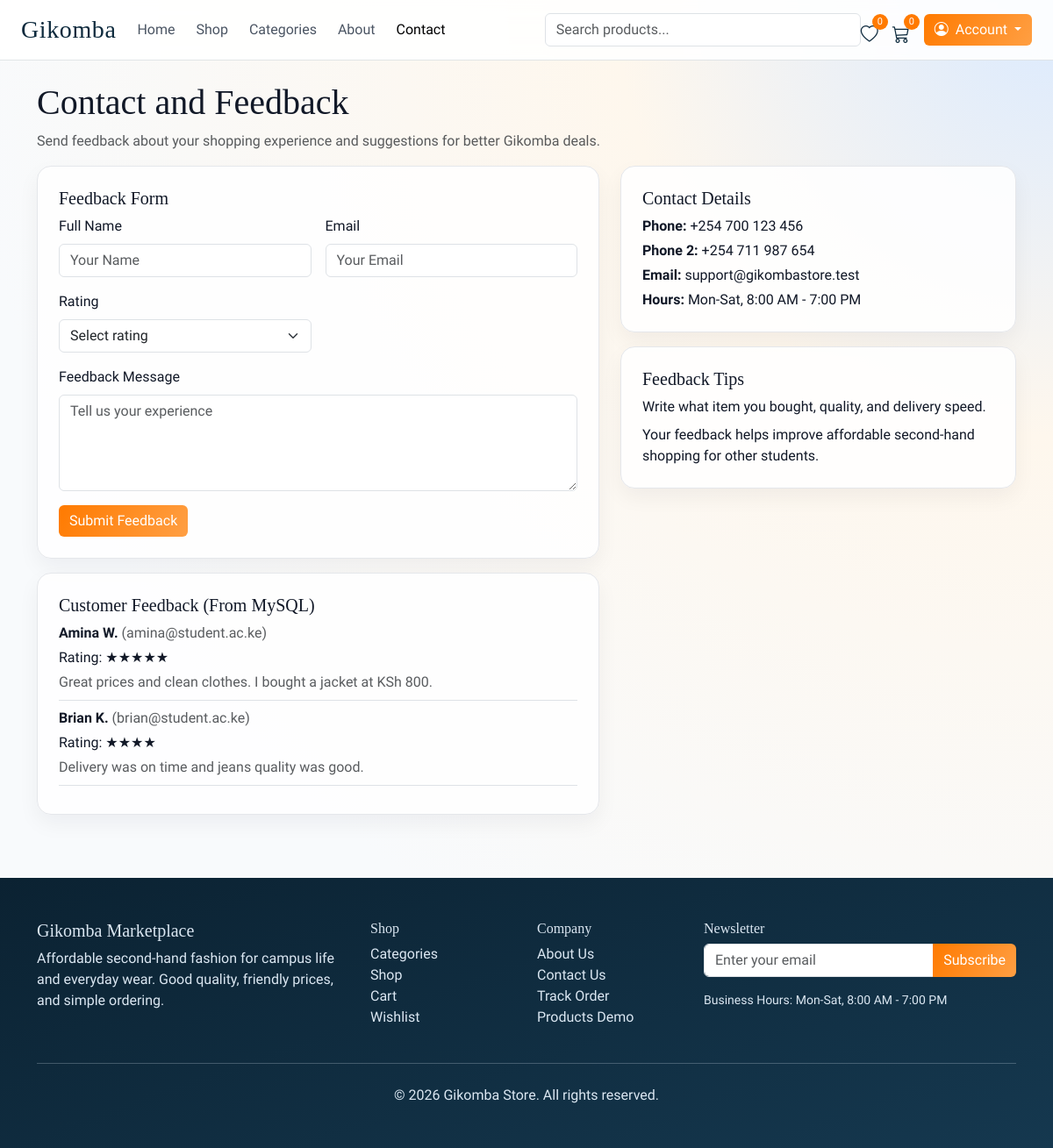
/index.php?page=contact, run on the app's committed database.
### tables this page shows
CREATE TABLE feedback (
    id BIGINT UNSIGNED AUTO_INCREMENT PRIMARY KEY,
    name VARCHAR(180) NOT NULL,
    email VARCHAR(191) NOT NULL,
    rating TINYINT UNSIGNED NOT NULL,
    message TEXT NOT NULL,
    created_at DATETIME NOT NULL,
    updated_at DATETIME NOT NULL
);

### index.php (called while the page is built, shortened)
<?php
require_once __DIR__ . '/app/bootstrap.php';
$page = trim((string) ($_GET['page'] ?? 'home'));
function render_page(string $view, array $data = []): void
{
    extract($data, EXTR_SKIP);
    require __DIR__ . '/app/views/layouts/header.php';
    require __DIR__ . '/app/views/pages/' . $view . '.php';
    require __DIR__ . '/app/views/layouts/footer.php';
}
function fallback_products(): array
{
    return [
        ['id' => 1, 'name' => 'Ladies Denim Jacket', 'slug' => 'ladies-denim-jacket', 'price' => 1000, 'discount_price' => 800, 'image_primary' => 'dress.jpg', 'category_name' => 'Jackets', 'description' => 'Clean second-hand denim jacket from Gikomba.', 'badge' => 'Sale', 'rating' => 4.3, 'review_count' => 18, 'stock' => 8, 'sizes' => 'S,M,L', 'colors' => 'Blue,Navy', 'item_condition' => 'Excellent'],
        ['id' => 2, 'name' => "Men\'s Jeans", 'slug' => 'mens-jeans', 'price' => 750, 'discount_price' => 700, 'image_primary' => 'trouser.jpg', 'category_name' => 'Jeans', 'description' => 'Affordable straight-fit jeans in good condition.', 'badge' => 'Trending', 'rating' => 4.6, 'review_count' => 37, 'stock' => 12, 'sizes' => '30,32,34,36', 'colors' => 'Blue,Black', 'item_condition' => 'Good'],
        ['id' => 3, 'name' => 'Floral Dress', 'slug' => 'floral-dress', 'price' => 750, 'discount_price' => 600, 'image_primary' => 'skirt.jpg', 'category_name' => 'Dresses', 'description' => 'Light floral dress, perfect for casual events.', 'badge' => 'New', 'rating' => 4.4, 'review_count' => 20, 'stock' => 5, 'sizes' => 'S,M,L', 'colors' => 'Pink,White', 'item_condition' => 'Very Good'],
        ['id' => 4, 'name' => 'Casual Shirt', 'slug' => 'casual-shirt', 'price' => 500, 'discount_price' => null, 'image_primary' => 'shorts.jpg', 'category_name' => 'Shirts', 'description' => 'Soft cotton shirt with neat stitching.', 'badge' => 'Trending', 'rating' => 4.1, 'review_count' => 10, 'stock' => 9, 'sizes' => 'M,L,XL', 'colors' => 'White,Checked', 'item_condition' => 'Good'],
        ['id' => 5, 'name' => 'Unisex Hoodie', 'slug' => 'unisex-hoodie', 'price' => 1200, 'discount_price' => 1000, 'image_primary' => 'clothes.jpg', 'category_name' => 'Sweaters', 'description' => 'Warm hoodie for cool evenings and campus wear.', 'badge' => 'Sale', 'rating' => 4.5, 'review_count' => 28, 'stock' => 6, 'sizes' => 'M,L,XL', 'colors' => 'Grey,Black', 'item_condition' => 'Excellent'],
    ];
}
function cart_totals(array $items): array
{
    return compact('subtotal', 'shipping', 'vat', 'total');
}
$productModel = null;
$categoryModel = null;
$feedbackModel = null;
$dbAvailable = true;
try {
    $productModel = new ProductModel();
    $categoryModel = new CategoryModel();
    $feedbackModel = new FeedbackModel();
} catch (Throwable $throwable) {
    $dbAvailable = false;
    flash_message('warning', 'Database is not connected yet. Run database/schema.sql then update app/config/database.php.');
}
$products = fallback_products();
$totalProducts = count($products);
if ($dbAvailable && $productModel) {
    try {
        $pageNumber = max(1, (int) ($_GET['p'] ?? 1));
        $perPage = 12;
        $offset = ($pageNumber - 1) * $perPage;
        $products = $productModel->all($perPage, $offset);
        $totalProducts = $productModel->countAll();
    } catch (Throwable $throwable) {
        $products = fallback_products();
        $totalProducts = count($products);
    }
}
$cartItems = [];
$wishlistItems = [];
$cartCount = 0;
$wishlistCount = 0;
$selectedProduct = null;
$productReviews = [];
$totals = cart_totals($cartItems);
$currentOrder = null;
$userOrders = [];
$userAddresses = [];
$categories = [];
$adminProducts = [];
$adminCategories = [];
$adminOrders = [];
$adminCustomers = [];
$feedbackEntries = [];
$adminRecentOrders = [];
$adminRecentCustomers = [];
$adminPopularProducts = [];
$selectedAdminCustomer = null;
$selectedAdminCustomerOrders = [];
$selectedAdminOrder = null;
$adminSearch = trim((string) ($_GET['q'] ?? ''));
$adminSection = trim((string) ($_GET['section'] ?? 'dashboard'));
$adminStats = [
    'total_customers' => 0,
    'total_products' => 0,
    'total_orders' => 0,
    'pending_orders' => 0,
    'completed_orders' => 0,
    'total_sales' => 0,
    'customers' => 0,
    'orders' => 0,
    'revenue' => 0,
    'low_stock_items' => 0,
    'feedback_total' => 0,
];
if ($dbAvailable && $categoryModel) {
    $categories = $categoryModel->all();
}
if ($dbAvailable && $feedbackModel) {
    $feedbackEntries = $feedbackModel->all(12);
}
$viewData = [
    'products' => $products,
    'totalProducts' => $totalProducts,
    'pageNumber' => max(1, (int) ($_GET['p'] ?? 1)),
    'perPage' => 12,
    'selectedProduct' => $selectedProduct,
    'productReviews' => $productReviews,
    'cartItems' => $cartItems,
    'wishlistItems' => $wishlistItems,
    'categories' => $categories,
    'userOrders' => $userOrders,
    'userAddresses' => $userAddresses,
    'adminProducts' => $adminProducts,
    'adminCategories' => $adminCategories,
    'adminOrders' => $adminOrders,
    'adminCustomers' => $adminCustomers,
    'adminRecentOrders' => $adminRecentOrders,
    'adminRecentCustomers' => $adminRecentCustomers,
    'adminPopularProducts' => $adminPopularProducts,
    'selectedAdminCustomer' => $selectedAdminCustomer,
    'selectedAdminCustomerOrders' => $selectedAdminCustomerOrders,
    'selectedAdminOrder' => $selectedAdminOrder,
    'adminSection' => $adminSection,
    'adminSearch' => $adminSearch,
    'feedbackEntries' => $feedbackEntries,
    'adminStats' => $adminStats,
    'totals' => $totals,
    'cartCount' => $cartCount,
    'wishlistCount' => $wishlistCount,
    'currentOrder' => $currentOrder,
    'authUser' => auth_user(),
];
$routes = [
    'home' => ['view' => 'home', 'title' => 'Home', 'active' => 'home'],
    'shop' => ['view' => 'categories', 'title' => 'Shop', 'active' => 'shop'],
    'categories' => ['view' => 'categories', 'title' => 'Categories', 'active' => 'categories'],
    'product' => ['view' => 'product', 'title' => 'Product Details', 'active' => 'categories'],
    'cart' => ['view' => 'cart', 'title' => 'Shopping Cart', 'active' => 'categories'],
    'checkout' => ['view' => 'checkout', 'title' => 'Checkout', 'active' => 'categories'],
    'payment' => ['view' => 'payment', 'title' => 'Payment', 'active' => 'categories'],
    'order-success' => ['view' => 'order-success', 'title' => 'Order Confirmed', 'active' => 'categories'],
    'tracking' => ['view' => 'tracking', 'title' => 'Track Order', 'active' => 'categories'],
    'login' => ['view' => 'login', 'title' => 'Login', 'active' => 'login'],
    'admin-login' => ['view' => 'login', 'title' => 'Admin Login', 'active' => 'login'],
    'register' => ['view' => 'register', 'title' => 'Register', 'active' => 'login'],
    'dashboard' => ['view' => 'dashboard', 'title' => 'Dashboard', 'active' => 'dashboard'],
    'orders' => ['view' => 'orders', 'title' => 'My Orders', 'active' => 'dashboard'],
    'wishlist' => ['view' => 'wishlist', 'title' => 'Wishlist', 'active' => 'dashboard'],
    'addresses' => ['view' => 'addresses', 'title' => 'Addresses', 'active' => 'dashboard'],
    'profile' => ['view' => 'profile', 'title' => 'Profile', 'active' => 'dashboard'],
    'admin' => ['view' => 'admin', 'title' => 'Admin Dashboard', 'active' => 'dashboard'],
    'about' => ['view' => 'about', 'title' => 'About Us', 'active' => 'about'],
    'contact' => ['view' => 'contact', 'title' => 'Contact Us', 'active' => 'contact'],
];
$route = $routes[$page] ?? $routes['home'];
$viewData['pageTitle'] = $route['title'];
$viewData['activePage'] = $route['active'];
render_page($route['view'], $viewData);

### app/bootstrap.php (called while the page is built, shortened)
<?php
require_once __DIR__ . '/helpers.php';
spl_autoload_register(static function (string $class): void {
    $prefix = 'App\\';
    $baseDir = __DIR__ . '/';
    $relativeClass = substr($class, strlen($prefix));
    $file = $baseDir . str_replace('\\', '/', $relativeClass) . '.php';
});

### app/models/Database.php (called while the page is built, shortened)
<?php
class Database
{
    private static ?PDO $pdo = null;
    public static function getConnection(): PDO
    {
        if (self::$pdo instanceof PDO) {
            return self::$pdo;
        }
        $config = require __DIR__ . '/../config/database.php';
        $dsn = sprintf(
            'mysql:host=%s;port=%d;dbname=%s;charset=%s',
            $config['host'],
            $config['port'],
            $config['database'],
            $config['charset']
        );
        try {
            self::$pdo = new PDO($dsn, $config['username'], $config['password'], [
                PDO::ATTR_ERRMODE => PDO::ERRMODE_EXCEPTION,
                PDO::ATTR_DEFAULT_FETCH_MODE => PDO::FETCH_ASSOC,
                PDO::ATTR_EMULATE_PREPARES => false,
            ]);
        } catch (PDOException $exception) {
            throw new PDOException('Database connection failed: ' . $exception->getMessage());
        }
        return self::$pdo;
    }
}

### app/models/BaseModel.php (called while the page is built, shortened)
<?php
abstract class BaseModel
{
    public function __construct()
    {
        $this->db = Database::getConnection();
    }
}

### app/models/FeedbackModel.php (called while the page is built, shortened)
<?php
class FeedbackModel extends BaseModel
{
    public function all(int $limit = 20): array
    {
        $stmt = $this->db->prepare('SELECT * FROM feedback ORDER BY created_at DESC LIMIT :limit');
        $stmt->bindValue(':limit', $limit, \PDO::PARAM_INT);
        $stmt->execute();
        return $stmt->fetchAll();
    }
}

### app/helpers.php (called while the page is built, shortened)
<?php
function e(string $value): string
{
    return htmlspecialchars($value, ENT_QUOTES, 'UTF-8');
}

### app/views/pages/contact.php (the view, shortened to what this page needs)
<?php $feedbackEntries = $feedbackEntries ?? []; ?>
<section class="mb-3">
    <h1>Contact and Feedback</h1>
    <p class="text-muted">Send feedback about your shopping experience and suggestions for better Gikomba deals.</p>
</section>
<div class="row g-4">
    <div class="col-lg-7">
        <div class="surface-card p-4 mb-3">
            <h5>Feedback Form</h5>
            <form class="row g-3" method="post" action="index.php?page=contact" id="feedbackForm" data-validate="feedback">
                <div class="col-md-6"><label class="form-label">Full Name</label><input class="form-control" name="name" placeholder="Your Name" required></div>
                <div class="col-md-6"><label class="form-label">Email</label><input type="email" class="form-control" name="email" placeholder="Your Email" required></div>
                <div class="col-md-6">
                    <label class="form-label">Rating</label>
                    <select class="form-select" name="rating" required>
                        <option value="">Select rating</option>
                    </select>
                </div>
                <div class="col-12"><label class="form-label">Feedback Message</label><textarea class="form-control" name="message" rows="4" placeholder="Tell us your experience" required></textarea></div>
                <div class="col-12"><button class="btn btn-accent" type="submit">Submit Feedback</button></div>
            </form>
        </div>
        <div class="surface-card p-4">
            <h5>Customer Feedback (From MySQL)</h5>
            <?php if (!$feedbackEntries): ?>
                <p class="mb-0 text-muted">No feedback submitted yet.</p>
            <?php else: ?>
                <?php foreach ($feedbackEntries as $entry): ?>
                    <div class="border-bottom pb-2 mb-2">
                        <p class="mb-1"><strong><?= e((string) $entry['name']) ?></strong> <span class="text-muted">(<?= e((string) $entry['email']) ?>)</span></p>
                        <p class="mb-1">Rating: <?= str_repeat('★', (int) $entry['rating']) ?></p>
                        <p class="mb-0 text-muted"><?= e((string) $entry['message']) ?></p>
                    </div>
                <?php endforeach; ?>
            <?php endif; ?>
        </div>
    </div>
    <div class="col-lg-5">
        <div class="surface-card p-4 mb-3">
            <h5>Contact Details</h5>
            <p class="mb-1"><strong>Phone:</strong> +254 700 123 456</p>
            <p class="mb-1"><strong>Phone 2:</strong> +254 711 987 654</p>
            <p class="mb-1"><strong>Email:</strong> support@gikombastore.test</p>
            <p class="mb-0"><strong>Hours:</strong> Mon-Sat, 8:00 AM - 7:00 PM</p>
        </div>
        <div class="surface-card p-4">
            <h5>Feedback Tips</h5>
            <p class="mb-2">Write what item you bought, quality, and delivery speed.</p>
            <p class="mb-0">Your feedback helps improve affordable second-hand shopping for other students.</p>
        </div>
    </div>
</div>

### public/assets/css/app.css (style rules this page uses)
:root { --brand-900: #0d2a3d; --brand-700: #1a4a64; --accent-500: #ff7a00; --accent-600: #e56d00; --ink-900: #111827; --ink-600: #4b5563; --surface-100: #f6f8fb; --surface-200: #eef2f7; --success-500: #138a4b; }
* { box-sizing: border-box; }
body { font-family: "Sora", sans-serif; background: radial-gradient(circle at top right, #dbeafe 0%, #fef7ed 28%, #f8fafc 70%); color: var(--ink-900); }
h1, h2, h3, h4, h5, h6, .brand-mark { font-family: "Playfair Display", serif; }
.profile-btn, .btn-accent { background: linear-gradient(120deg, var(--accent-500), #ff9f43); color: #fff; border: 0; }
.filter-bar, .surface-card { background: rgba(255, 255, 255, 0.88); border: 1px solid #e5e7eb; border-radius: 16px; box-shadow: 0 10px 24px rgba(15, 23, 42, 0.05); }

### data on the page
feedback: name "Amina W.", email "amina@student.ac.ke", rating "★★★★★", message "Great prices and clean clothes. I bought a jacket at KSh 800."
feedback: name "Brian K.", email "brian@student.ac.ke", rating "★★★★", message "Delivery was on time and jeans quality was good."

### other printed values
$wishlistCount "0"
$cartCount "0"
